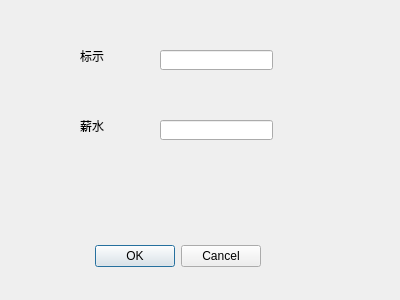
<?xml version="1.0" encoding="UTF-8"?>
<ui version="4.0">
 <class>ChangAsHourlyEmployeeDialog</class>
 <widget class="QDialog" name="ChangAsHourlyEmployeeDialog">
  <property name="geometry">
   <rect>
    <x>0</x>
    <y>0</y>
    <width>400</width>
    <height>300</height>
   </rect>
  </property>
  <property name="windowTitle">
   <string>Dialog</string>
  </property>
  <widget class="QDialogButtonBox" name="buttonBox">
   <property name="geometry">
    <rect>
     <x>-80</x>
     <y>240</y>
     <width>341</width>
     <height>32</height>
    </rect>
   </property>
   <property name="orientation">
    <enum>Qt::Horizontal</enum>
   </property>
   <property name="standardButtons">
    <set>QDialogButtonBox::Cancel|QDialogButtonBox::Ok</set>
   </property>
  </widget>
  <widget class="QLabel" name="label_ID">
   <property name="geometry">
    <rect>
     <x>80</x>
     <y>50</y>
     <width>54</width>
     <height>12</height>
    </rect>
   </property>
   <property name="text">
    <string>标示</string>
   </property>
  </widget>
  <widget class="QLineEdit" name="lineEditID">
   <property name="geometry">
    <rect>
     <x>160</x>
     <y>50</y>
     <width>113</width>
     <height>20</height>
    </rect>
   </property>
   <property name="inputMask">
    <string/>
   </property>
  </widget>
  <widget class="QLineEdit" name="lineEditSalaried">
   <property name="geometry">
    <rect>
     <x>160</x>
     <y>120</y>
     <width>113</width>
     <height>20</height>
    </rect>
   </property>
  </widget>
  <widget class="QLabel" name="label_Salaried">
   <property name="geometry">
    <rect>
     <x>80</x>
     <y>120</y>
     <width>54</width>
     <height>12</height>
    </rect>
   </property>
   <property name="text">
    <string>薪水</string>
   </property>
  </widget>
 </widget>
 <resources/>
 <connections>
  <connection>
   <sender>buttonBox</sender>
   <signal>accepted()</signal>
   <receiver>ChangAsHourlyEmployeeDialog</receiver>
   <slot>accept()</slot>
   <hints>
    <hint type="sourcelabel">
     <x>248</x>
     <y>254</y>
    </hint>
    <hint type="destinationlabel">
     <x>157</x>
     <y>274</y>
    </hint>
   </hints>
  </connection>
  <connection>
   <sender>buttonBox</sender>
   <signal>rejected()</signal>
   <receiver>ChangAsHourlyEmployeeDialog</receiver>
   <slot>reject()</slot>
   <hints>
    <hint type="sourcelabel">
     <x>316</x>
     <y>260</y>
    </hint>
    <hint type="destinationlabel">
     <x>286</x>
     <y>274</y>
    </hint>
   </hints>
  </connection>
 </connections>
</ui>
